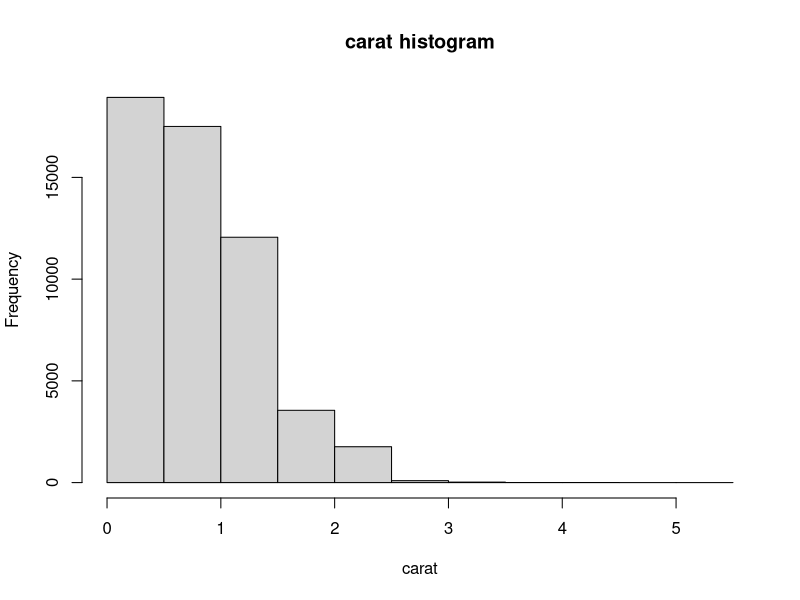
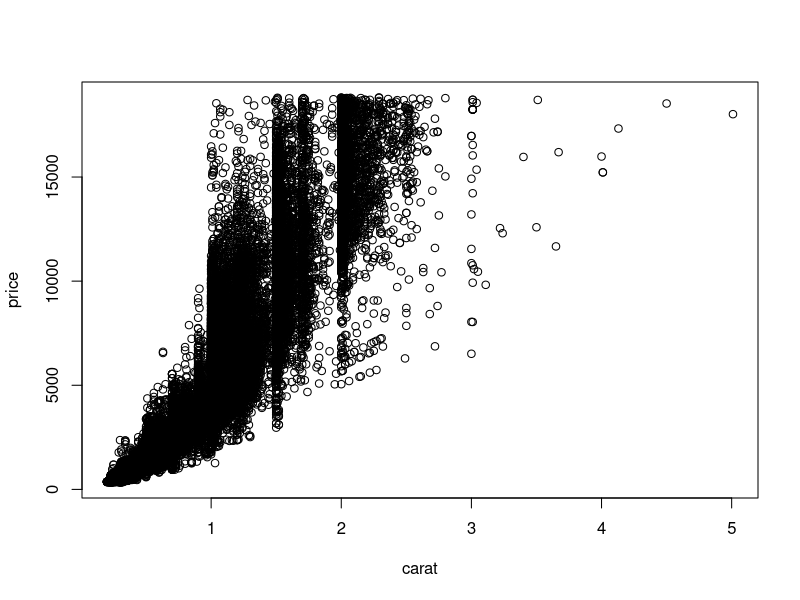
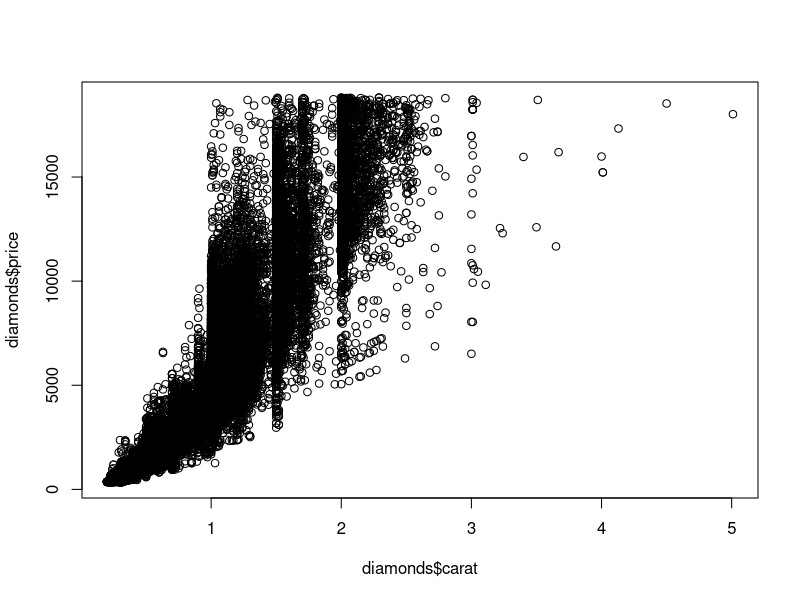
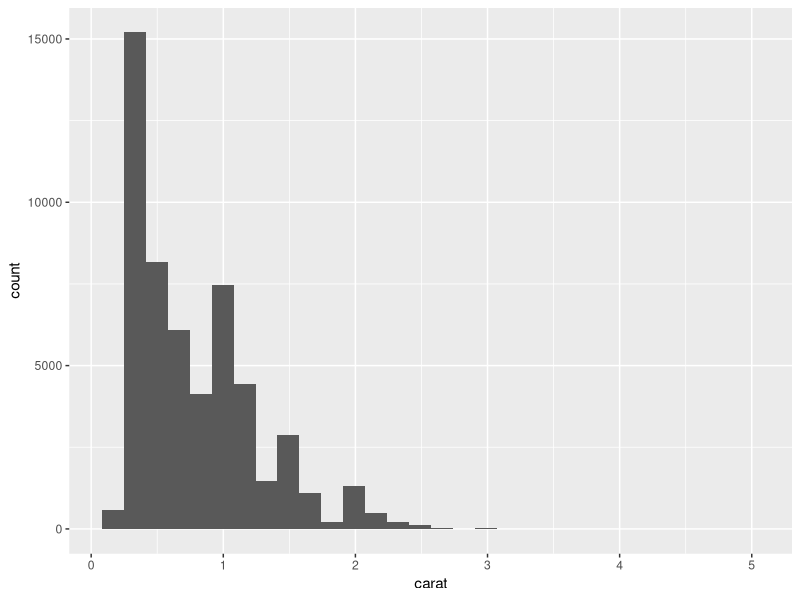
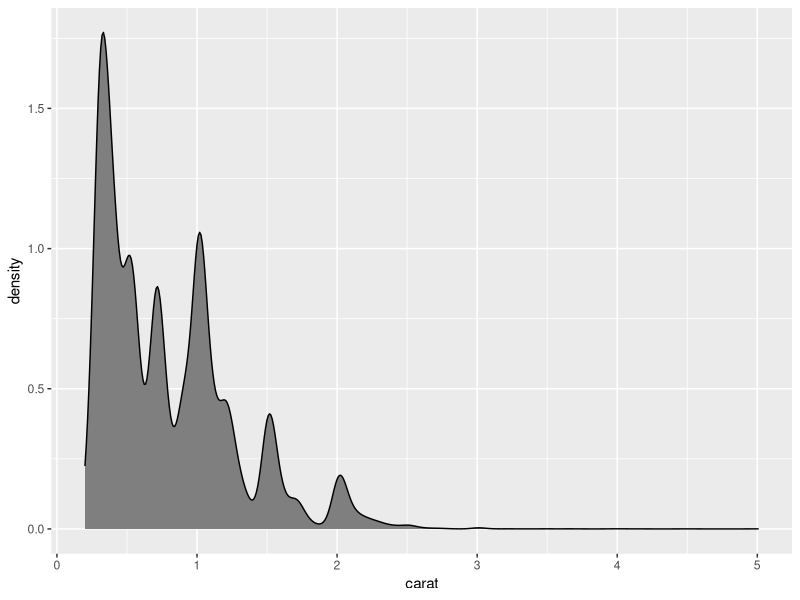
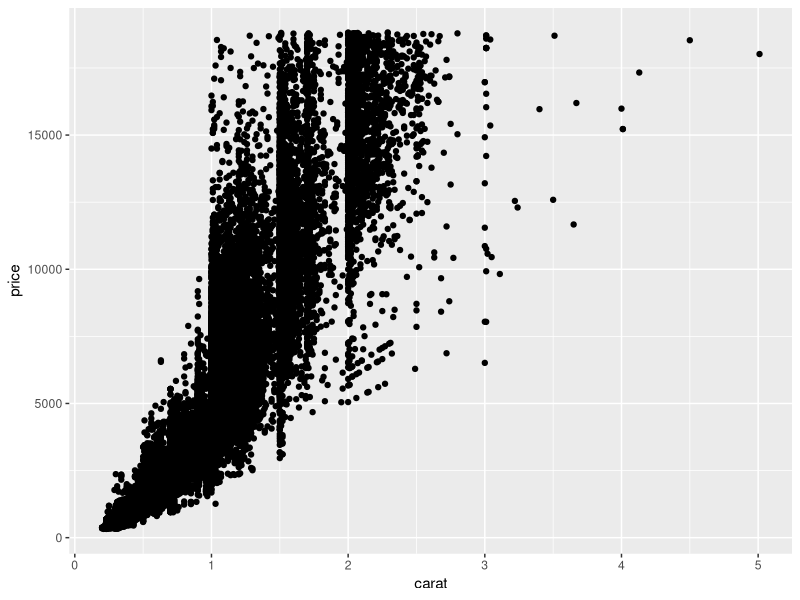
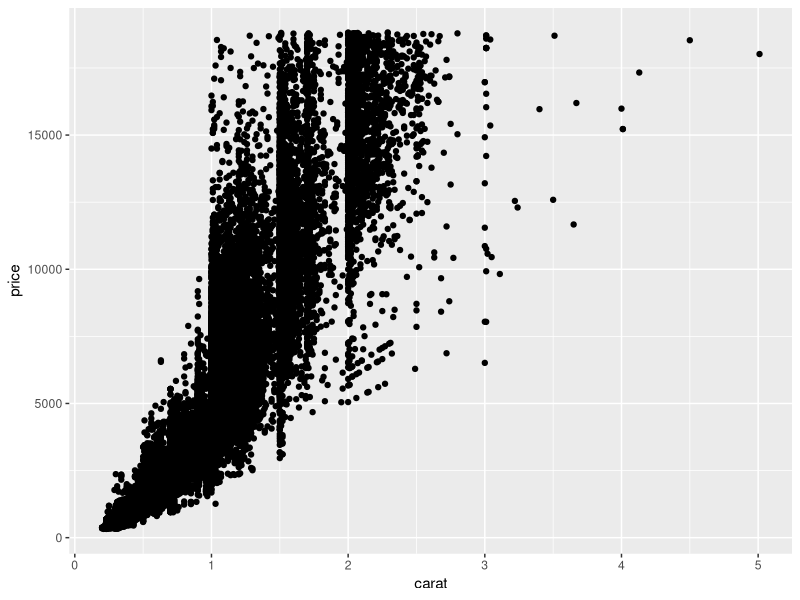
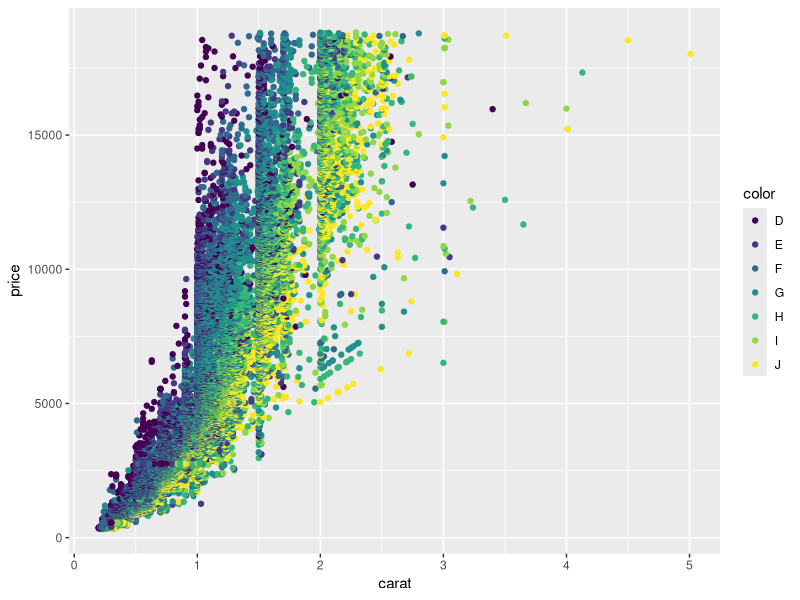

These charts were generated, in order, by the following R code:
library(ggplot2)
data(diamonds)
head(diamonds)
#3 vector
class(diamonds)
hist(diamonds$carat,main="carat histogram",xlab="carat")

plot(price~carat,data=diamonds)
#create exactly same graph
plot(diamonds$carat,diamonds$price)

#
ggplot(data=diamonds)+geom_histogram(aes(x=carat))

ggplot(data=diamonds)+geom_density(aes(x=carat),fill="grey50")


##
ggplot(diamonds,aes(x=carat,y=price))+geom_point()
ggplot(diamonds)+geom_point(aes(x=carat,y=price))

g<-ggplot(diamonds,aes(x=carat,y=price))
g+geom_point(aes(color=color))


#
g+geom_point(aes(color=color))+facet_wrap(~color)



ggplot(diamonds,aes(x=carat))+geom_histogram()+facet_wrap(~color)



ggplot(diamonds,aes(x=carat))+geom_histogram()


###box plot,boxplot only require y 
ggplot(diamonds,aes(y=carat,x=1.0))+geom_boxplot()


ggplot(diamonds,aes(y=carat,x=cut))+geom_boxplot()

ggplot(diamonds,aes(y=carat,x=cut))+geom_violin()

ggplot(economics,aes(x=date,y=pop))+geom_line()


library(lubridate)
economics$year<-year(economics$date)
#True month as a character
economics$month<-month(economics$date,label=TRUE)
econ2000<-economics[which(economics$year>=2000),]

library(scales)

g<-ggplot(econ2000,aes(x=month,y=pop))
g+geom_line(aes(color=factor(year),group=year))
